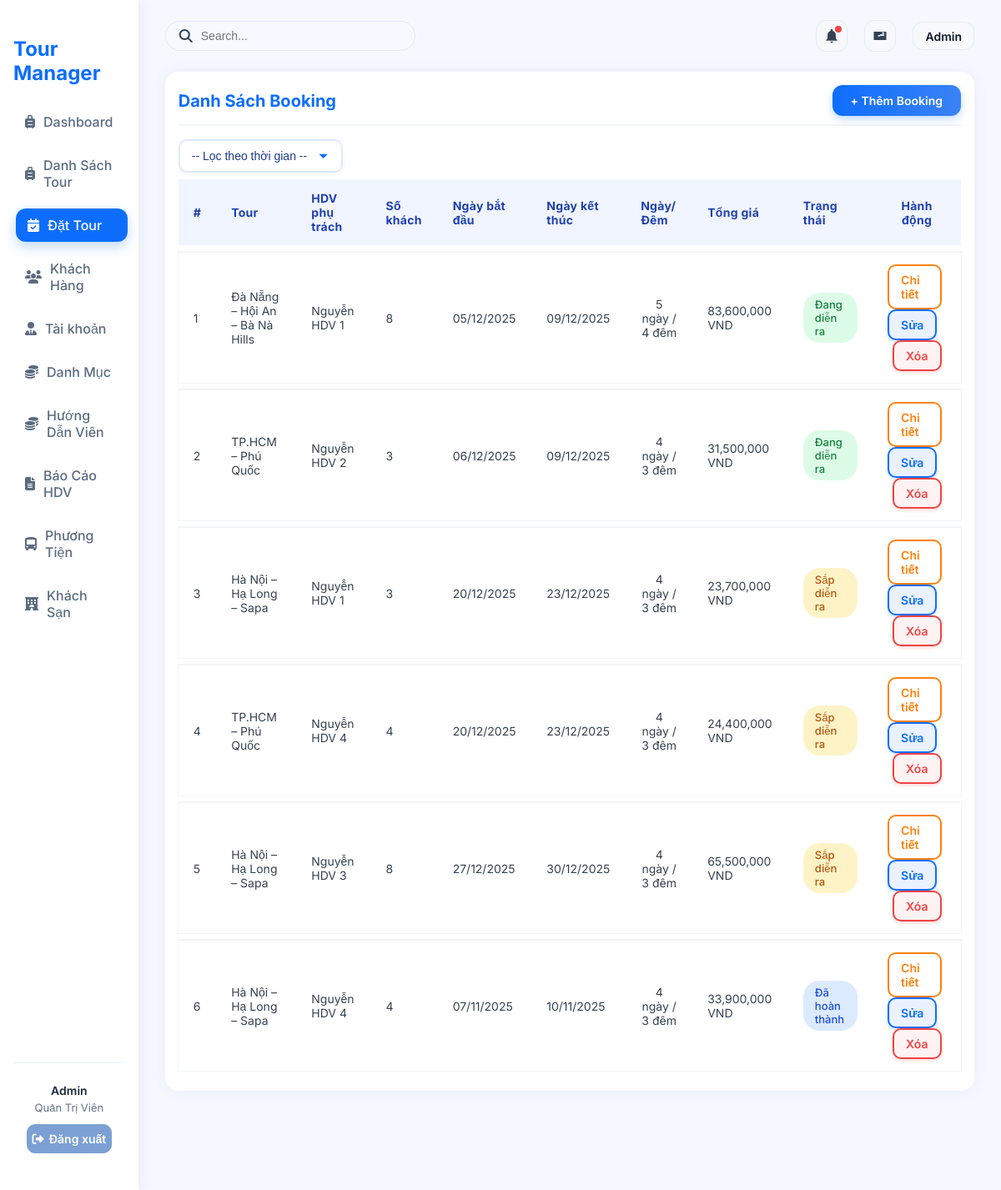
The page /?action=admin-listBooking (signed in) on the database as committed earlier.
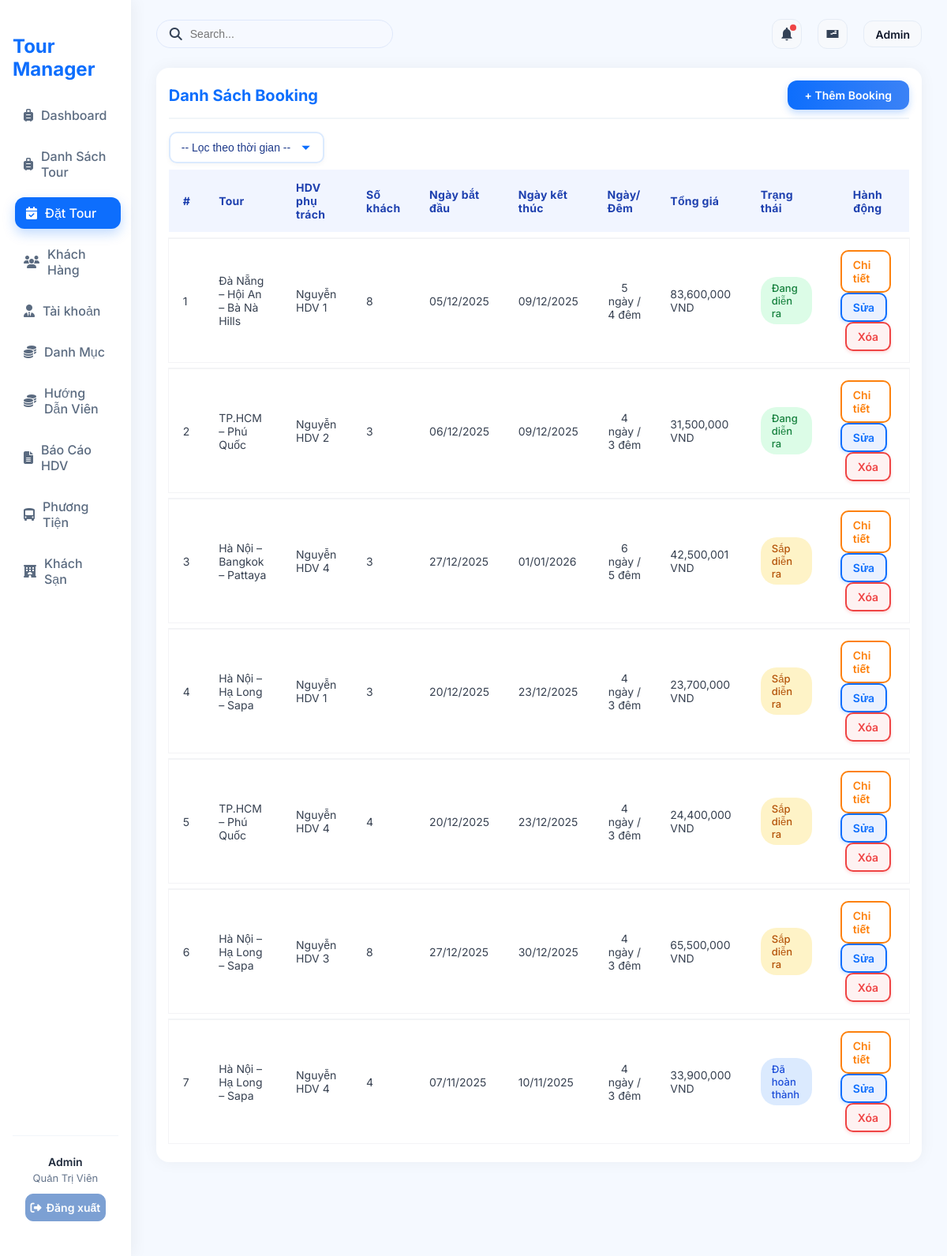
The same page on the database as committed later.
### tables this page shows
CREATE TABLE `bookings` (
  `booking_id` int NOT NULL,
  `tour_id` int DEFAULT NULL,
  `guide_id` int DEFAULT NULL,
  `hotel_id` int DEFAULT NULL,
  `vehicle_id` int DEFAULT NULL,
  `status` enum('sap_dien_ra','dang_dien_ra','cho_xac_nhan_ket_thuc','da_hoan_thanh','da_huy') NOT NULL DEFAULT 'sap_dien_ra',
  `report` text,
  `created_at` timestamp NULL DEFAULT CURRENT_TIMESTAMP,
  `start_date` date DEFAULT NULL,
  `end_date` date DEFAULT NULL,
  `total_price` decimal(12,2) NOT NULL DEFAULT '0.00'
);

CREATE TABLE `tours` (
  `tour_id` int NOT NULL,
  `tour_name` varchar(150) NOT NULL,
  `description` text,
  `price_adult` int NOT NULL DEFAULT '0',
  `price_child` int NOT NULL DEFAULT '0',
  `days` int NOT NULL DEFAULT '1',
  `category_id` int DEFAULT NULL,
  `tour_images` varchar(255) DEFAULT NULL
);

### controllers/BookingController.php (called while the page is built, shortened)
<?php
class BookingController
{
    public $bookingQuery;
    function __construct()
    {
        $this->bookingQuery = new BookingQuery();
    }
    public function listBooking()
    {
        $filter = $_GET['filter'] ?? '';
        $bookings = $this->bookingQuery->getBookingsByFilter($filter);
        require './views/Booking/listBooking.php';
    }
}
?>

### routes/index.php (called while the page is built)
<?php
$action = $_GET['action'] ?? '/';
match ($action) {
    '/' => (new AuthController)->home(),
    'admin' => require './views/admin.php',
    'login' => (new AuthController)->login(),
    'logout' => (new AuthController)->logout(),
    'admin-listTours' => require './views/admin.php',
    'admin-createTours' => require './views/admin.php',
    'admin-updateTours' => require './views/admin.php',
    'admin-listUsers' => require './views/admin.php',
    'admin-createUsers' => require './views/admin.php',
    'admin-updateUsers' => require './views/admin.php',
    'admin-listCategory' => require './views/admin.php',
    'admin-createCategory' => require './views/admin.php',
    'admin-updateCategory' => require './views/admin.php',
    'admin-listCustomer' => require './views/admin.php',
    'admin-createCustomer' => require './views/admin.php',
    'admin-updateCustomer' => require './views/admin.php',
    'admin-listDiscount' => require './views/admin.php',
    'admin-createDiscount' => require './views/admin.php',
    'admin-updateDiscount' => require './views/admin.php',
    'admin-listGuide' => require './views/admin.php',
    'admin-createGuide' => require './views/admin.php',
    'admin-updateGuide' => require './views/admin.php',
    'admin-listTourGuide' => require './views/admin.php',
    'admin-createTourGuide' => require './views/admin.php',
    'admin-updateTourGuide' => require './views/admin.php',
    'admin-listHotel' => require './views/admin.php',
    'admin-createHotel' => require './views/admin.php',
    'admin-updateHotel' => require './views/admin.php',
    'admin-listVehicles' => require './views/admin.php',
    'admin-createVehicles' => require './views/admin.php',
    'admin-updateVehicles' => require './views/admin.php',
    'admin-listReport' => require './views/admin.php',
    'admin-createReport' => require './views/admin.php',
    'admin-updateReport' => require './views/admin.php',
    default => require './views/admin.php',
};

### index.php (called while the page is built, shortened)
<?php
spl_autoload_register(function ($class) {
    $fileName = "$class.php";
    $fileModel              = PATH_MODEL . $fileName;
});
require_once './routes/index.php';

### models/BaseModel.php (called while the page is built, shortened)
<?php
class BaseModel
{
    public function __construct()
    {
        $dsn = sprintf('mysql:host=%s;port=%s;dbname=%s;charset=utf8', DB_HOST, DB_PORT, DB_NAME);
        try {
            $this->pdo = new PDO($dsn, DB_USERNAME, DB_PASSWORD, DB_OPTIONS);
        } catch (PDOException $e) {
            die("Kết nối cơ sở dữ liệu thất bại: {$e->getMessage()}. Vui lòng thử lại sau.");
        }
    }
}

### models/BookingQuery.php (called while the page is built, shortened)
<?php
class BookingQuery extends BaseModel
{
    public function getBookingsByFilter($filter)
    {
        $sql = "SELECT
            b.*,
            t.tour_name,
            h.service_name AS hotel_name,
            v.service_name AS vehicle_name,
            u.name AS guide_name,
            (SELECT COUNT(*) FROM booking_customers bc WHERE bc.booking_id = b.booking_id) AS total_customers,
            (SELECT SUM(bc.price_per_customer) FROM booking_customers bc WHERE bc.booking_id = b.booking_id) AS total_price
        FROM bookings b
        LEFT JOIN tours t ON b.tour_id = t.tour_id
        LEFT JOIN hotels h ON b.hotel_id = h.hotel_service_id
        LEFT JOIN vehicles v ON b.vehicle_id = v.vehicle_service_id
        LEFT JOIN guides g ON b.guide_id = g.guide_id
        LEFT JOIN users u ON g.user_id = u.user_id
        WHERE 1";
        $sql .= " GROUP BY b.booking_id  ORDER BY
                CASE b.status
                    WHEN 'dang_dien_ra' THEN 1
                    WHEN 'cho_xac_nhan_ket_thuc' THEN 2
                    WHEN 'sap_dien_ra' THEN 3
                    WHEN 'da_hoan_thanh' THEN 4
                    WHEN 'da_huy' THEN 5
                    ELSE 6
                END,
                b.booking_id DESC";
        $stmt = $this->pdo->prepare($sql);
        $stmt->execute();
        return $stmt->fetchAll(PDO::FETCH_ASSOC);
    }
    public function updateAutoStatus()
    {
        $today = date('Y-m-d');
        $this->pdo->query("
            UPDATE bookings
            SET status = 'sap_dien_ra'
            WHERE status IN ('sap_dien_ra','dang_dien_ra','cho_xac_nhan_ket_thuc')
            AND '$today' < start_date
        ");
        $this->pdo->query("
            UPDATE bookings
            SET status = 'dang_dien_ra'
            WHERE status IN ('sap_dien_ra','dang_dien_ra','cho_xac_nhan_ket_thuc')
            AND '$today' >= start_date
            AND '$today' <= end_date
        ");
        $this->pdo->query("
            UPDATE bookings
            SET status = 'cho_xac_nhan_ket_thuc'
            WHERE status IN ('sap_dien_ra','dang_dien_ra','cho_xac_nhan_ket_thuc')
            AND '$today' > end_date
        ");
    }
}
?>

### views/Booking/ListBooking.php (the view, shortened to what the rows shown need)
<div class="main-content p-4">
    <div class="table-container">
        <div class="admin-table-container">
            <table class="table table-striped align-middle">
                <thead>
                    <tr>
                        <th>#</th>
                        <th>Tour</th>
                        <th>HDV phụ trách</th>
                        <th>Số khách</th>
                        <th>Ngày bắt đầu</th>
                        <th>Ngày kết thúc</th>
                        <th>Ngày/Đêm</th>
                        <th>Tổng giá</th>
                        <th>Trạng thái</th>
                        <th style="text-align: center;">Hành động</th>
                    </tr>
                </thead>
                <tbody>
                    <?php $i = 1; foreach ($bookings as $b):
                        $start = strtotime($b['start_date']);
                        $end   = strtotime($b['end_date']);
                        $total_days  = ($end - $start) / 86400 + 1;
                        $total_nights = $total_days - 1;
                    ?>
                    <tr>
                        <td><?= $i++; ?></td>
                        <td><?= htmlspecialchars($b['tour_name']); ?></td>
                        <td><?= htmlspecialchars($b['guide_name']); ?></td>
                        <td><?= htmlspecialchars($b['total_customers']); ?></td>
                        <td><?= date('d/m/Y', strtotime($b['start_date'])); ?></td>
                        <td><?= empty($b['end_date']) ? '' : date('d/m/Y', strtotime($b['end_date'])); ?></td>
                        <td style="text-align: center"><?= $total_days ?> ngày
                            <?= $total_nights == 0 ? "" : " / " . $total_nights . " đêm" ?></td>
                        <td><?= number_format($b['total_price']) . ' VND'?></td>
                        <td>
                            <?php if ($b['status'] == 'sap_dien_ra'): ?>
                            <span class="badge badge-warning-soft">Sắp diễn ra</span>
                            <?php elseif ($b['status'] == 'dang_dien_ra'): ?>
                            <span class="badge badge-success-soft">Đang diễn ra</span>
                            <?php elseif ($b['status'] == 'cho_xac_nhan_ket_thuc'): ?>
                            <span class="badge badge-info-soft">Chờ xác nhận kết thúc</span>
                            <?php elseif ($b['status'] == 'da_hoan_thanh'): ?>
                            <span class="badge badge-primary-soft">Đã hoàn thành</span>
                            <?php elseif ($b['status'] == 'da_huy'): ?>
                            <span class="badge badge-danger-soft">Đã hủy</span>
                            <?php endif; ?>
                        </td>
                        <td>
                            <a href="?action=admin-detailBooking&id=<?= $b['booking_id']; ?>"
                                class="btn btn-sm btn-outline-detail">Chi tiết</a>
                            <a href="?action=admin-updateBooking&id=<?= $b['booking_id']; ?>"
                                class="btn btn-sm btn-outline-success">Sửa</a>
                            <a href="?action=admin-deleteBooking&id=<?= $b['booking_id']; ?>"
                                onclick="return confirm('Xác nhận xóa booking này?')"
                                class="btn btn-sm btn-outline-danger">Xóa</a>
                        </td>
                    </tr>
                    <?php endforeach; ?>
                </tbody>
            </table>
        </div>
    </div>
</div>

Rows that differ between the two databases and show on the page:
added bookings: tour.tour_name "Hà Nội – Bangkok – Pattaya", guide_name "Nguyễn HDV 4", total_customers "3", start_date "27/12/2025", end_date "01/01/2026", total_days "6", total_nights "5", total_price "42,500,001", status "Sắp diễn ra"
